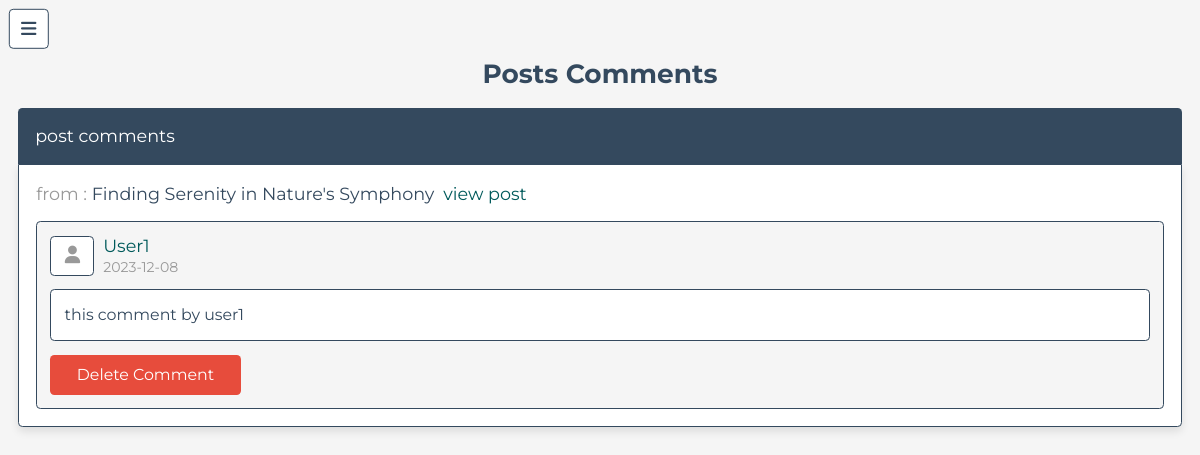
The app's page /admin/comments.php (signed in) with its own data.
### tables this page shows
CREATE TABLE `posts` (
  `id` int(100) NOT NULL,
  `admin_id` int(100) NOT NULL,
  `name` varchar(100) NOT NULL,
  `title` varchar(100) NOT NULL,
  `content` varchar(1000) NOT NULL,
  `category` varchar(50) NOT NULL,
  `image` varchar(100) NOT NULL,
  `created_at` timestamp NOT NULL DEFAULT current_timestamp(),
  `status` varchar(10) NOT NULL
);

CREATE TABLE `comments` (
  `id` int(100) NOT NULL,
  `post_id` int(100) NOT NULL,
  `admin_id` int(100) NOT NULL,
  `user_id` int(100) NOT NULL,
  `user_name` varchar(50) NOT NULL,
  `comment` varchar(1000) NOT NULL,
  `date` date NOT NULL DEFAULT current_timestamp()
);

### admin/comments.php (the view, shortened to what this page needs)
<?php
include '../component/database.php';
$admin_id = $_SESSION['admin_id'];
?>
<!DOCTYPE html>
<html lang="en">
<head>
   <link rel="stylesheet" href="https://cdnjs.cloudflare.com/ajax/libs/font-awesome/6.1.1/css/all.min.css">
   <link rel="stylesheet" href="../css/admin_style.css">
</head>
<body>
<?php include '../component/admin_header.php' ?>
<section class="comments">
   <h1 class="heading">posts comments</h1>
   <p class="comment-title">post comments</p>
   <div class="box-container">
   <?php
         $select_comments = $conn->prepare("SELECT * FROM `comments` WHERE admin_id = ?");
         $select_comments->execute([$admin_id]);
         if($select_comments->rowCount() > 0){
            while($fetch_comments = $select_comments->fetch(PDO::FETCH_ASSOC)){
      ?>
      <?php
         $select_posts = $conn->prepare("SELECT * FROM `posts` WHERE id = ?");
         $select_posts->execute([$fetch_comments['post_id']]);
         while($fetch_posts = $select_posts->fetch(PDO::FETCH_ASSOC)){
      ?>
      <div class="post-title"> from : <span><?= $fetch_posts['title']; ?></span> <a href="read_post.php?post_id=<?= $fetch_posts['id']; ?>" >view post</a></div>
      <?php
         }
      ?>
   <div class="box">
      <div class="user">
         <i class="fas fa-user"></i>
         <div class="user-info">
            <span><?= $fetch_comments['user_name']; ?></span>
            <div><?= $fetch_comments['date']; ?></div>
         </div>
      </div>
      <div class="text"><?= $fetch_comments['comment']; ?></div>
      <form action="" method="POST">
         <button type="submit" class="inline-delete-btn" name="delete_comment" onclick="return confirm('delete this comment?');">delete comment</button>
      </form>
   </div>
   <?php
         }
      }else{
         echo '<p class="empty">no comments added yet!</p>';
      }
   ?>
   </div>
</section>
</body>
</html>

### css/admin_style.css (style rules this page uses)
:root { --main-color: #005a5b; --red:#e74c3c; --brown:#837141; --black:#34495e; --white:#fff; --light-bg:#f5f5f5; --light-color:#999; --border:.2rem solid var(--black); --box-shadow:0 .5rem 1rem rgba(0,0,0,.1); }
* { font-family: 'Montserrat', sans-serif; margin:0; padding:0; box-sizing: border-box; text-decoration: none; outline: none; border:none; }
html { font-size: 62.5%; overflow-x: hidden; }
body { background-color: var(--light-bg); padding-left: 35rem; background-image: url(https://i.pinimg.com/564x/04/e5/e3/04e5e3930e5fbaa0c7bea5e2c921472d.jpg); background-size: cover; }
section { max-width: 1200px; margin:0 auto; padding:2rem; }
.btn, .delete-btn, .option-btn, .inline-btn, .inline-option-btn, .inline-delete-btn { margin-top: 1rem; border-radius: .5rem; cursor: pointer; font-size: 1.8rem; color:var(--white); padding:1.2rem 3rem; text-transform: capitalize; text-align: center; }
.inline-btn, .inline-option-btn, .inline-delete-btn { display: inline-block; margin-right: 1rem; }
.inline-delete-btn, .delete-btn { background-color: var(--red); }
.heading { text-align: center; margin-bottom: 2rem; text-transform: capitalize; color:var(--black); font-size: 3rem; }
.comments .comment-title { border-top-right-radius: .5rem; border-top-left-radius: .5rem; background-color: var(--black); padding:2rem; color:var(--white); font-size: 2rem; }
.comments .box-container { border-bottom-right-radius: .5rem; border-bottom-left-radius: .5rem; background-color: var(--white); box-shadow: var(--box-shadow); border:var(--border); padding:2rem; display: grid; gap:2rem; }
.comments .box-container .box { background-color: var(--light-bg); border-radius: .5rem; padding:1.5rem; border:var(--border); }
.comments .box-container .post-title { font-size: 2rem; color:var(--light-color); }
.comments .box-container .post-title span { color: var(--black); }
.comments .box-container .post-title a { color:var(--main-color); margin-left: .5rem; }
.comments .box-container .box .user { display: flex; align-items: center; gap:1rem; margin-bottom: 1.5rem; }
.comments .box-container .box .user i { font-size: 2rem; border-radius: .5rem; border:var(--border); height: 4.5rem; width: 5rem; line-height: 4.1rem; background-color: var(--white); text-align: center; color:var(--light-color); }
.comments .box-container .box .user .user-info span { font-size: 2rem; color:var(--main-color); }
.comments .box-container .box .user .user-info div { color:var(--light-color); font-size: 1.6rem; margin-top: .2rem; }
.comments .box-container .box .text { font-size: 1.8rem; color:var(--black); line-height: 1.5; white-space: pre-line; background-color: var(--white); border-radius: .5rem; padding:1.5rem; margin:.5rem 0; border:var(--border); }
@media (max-width:1200px) { html { font-size: 55%; } }
@media (max-width:1200px) { body { padding-left: 0; } }

### records on screen
comments: user_name "User1", date "2023-12-08", comment "this comment by user1"
posts: title "Finding Serenity in Nature's Symphony"
